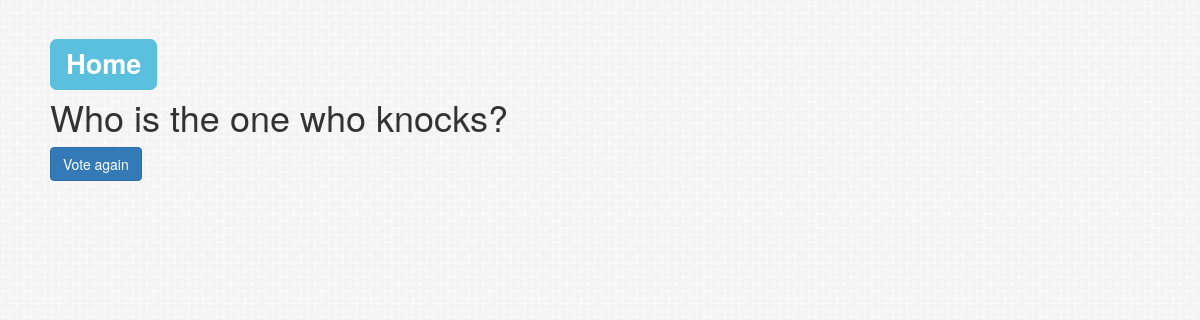
The page /polls/2/results/ on the database as committed earlier.
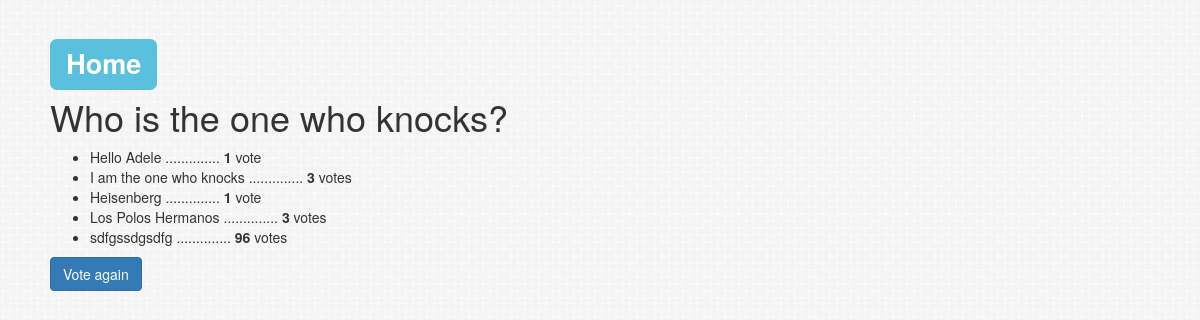
The same page on the database as committed later.
### polls/models.py (models this page shows, shortened)
class Question(models.Model):
    question_text = models.CharField(max_length=200)
    pub_date = models.DateTimeField('date published')
    def was_published_recently(self):
        now = timezone.now()
        return now - datetime.timedelta(days=1) <= self.pub_date <= now
    was_published_recently.admin_order_field = 'pub_date'
    was_published_recently.boolean = True
    was_published_recently.short_description = "Published recently?"

class Choice(models.Model):
    question = models.ForeignKey(Question, on_delete=models.CASCADE)
    choice_text = models.CharField(max_length=200)
    votes = models.IntegerField(default=0)

### polls/views.py (the view)
# urls.py: url(r'^(?P<pk>[0-9]+)/results/$', views.ResultsView.as_view(), name='results'),
class ResultsView(generic.DetailView):
    model = Question
    template_name = 'polls/results.html'

### polls/templates/polls/results.html
{% extends 'polls/template.html' %}
{% block content %} <h1> <a href="{% url "polls:index" %}" ><span class="label label-info">Home</span></a></h1>
<h1>{{ question.question_text }}</h1>
<ul>
{% for choice in question.choice_set.all %}
    <li>{{ choice.choice_text }} .............. <span style="font-weight: bold">{{ choice.votes }}</span> vote{{ choice.votes|pluralize }}</li>
{% endfor %}
</ul>
    <a  href="{% url 'polls:detail' question.id %}"><button type=button class="btn btn-primary">Vote again</button></a>
{% endblock %}

### polls/templates/polls/template.html (shortened to what this page needs)
{% load staticfiles %}
<html lang="en">
<head>
    <link href="{% static "polls/bootstrap/css/bootstrap.css" %}" rel="stylesheet">
    <link rel="stylesheet" type="text/css" href="{% static 'polls/styles.css' %}" >
</head>
<body>
    {% block content %}
    {% endblock %}
</body>
</html>

### polls/static/polls/styles.css (style rules this page uses)
body { margin: 50px; background: white url("images/bg.jpg") repeat right bottom; }

Rows that differ between the two databases and show on the page:
added Choice: choice_text "Hello Adele", votes "1"
added Choice: choice_text "I am the one who knocks", votes "3"
added Choice: choice_text "Heisenberg", votes "1"
added Choice: choice_text "Los Polos Hermanos", votes "3"
added Choice: choice_text "sdfgssdgsdfg", votes "96"
